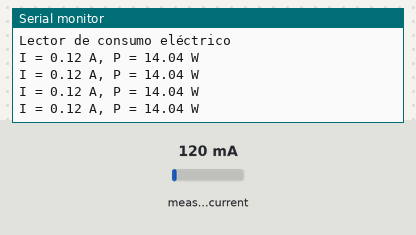
Bench run of a sketch on a simulated Arduino Uno, built with avr-gcc and run on an emulated ATmega328P. Parts: the last lines printed to the serial monitor. Inputs (shaded band) come from the test bench; at power-on: measured current 120 mA.

Above: at 1.4 s.
1.5 s: measured current set to 40 mA
At 1.71 s:
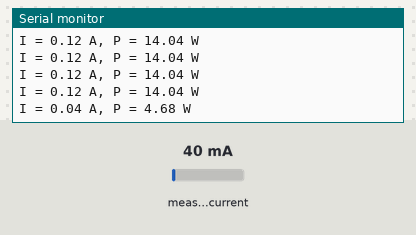
4.5 s: measured current set to 500 mA
At 4.7 s:
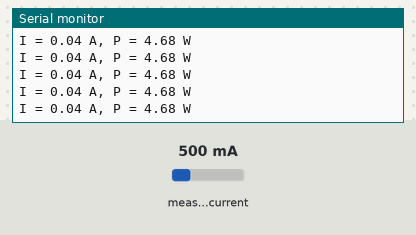
Timing chart, 0 to 7.5 s (numbered marks = the images above; inputs shaded):
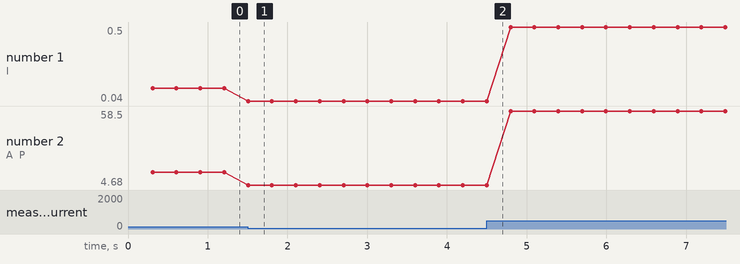

The sketch:

sensor_medidor_de_corriente2.ino
```cpp
#include "EmonLib.h"

#define RatioTC 2000
#define ResCarga 91
#define VoltajeLinea 117

EnergyMonitor emon1;

/**
 * Configuración. Sólo se ejecuta la primera vez que se inicia el dispositivo
 */
void setup() {
    Serial.begin(115200);
    delay(10);
    Serial.println("");
    Serial.println("");
    Serial.println("Lector de consumo eléctrico");

    // Indicamos dónde está conectado el sensor de corriente (pin analógico A0) y el factor de calibración.
    emon1.current(A0, RatioTC / ResCarga);
}

/**
 * Bucle infinito que se ejecuta constantemente
 */
void loop() {

    // Calculamos la corriente efectiva indicando el número de muestras a tomar de la entrada analógica.
    double Irms = emon1.calcIrms(2480);

    Serial.print("I = ");
    Serial.print(Irms);
    Serial.print(" A, P = ");

    // Potencia efectiva = corriente efectiva * voltaje de línea
    Serial.print(Irms * VoltajeLinea);
    Serial.println(" W");


    //delay(1000);
}
```

Measured:
- after the input at 1.5 s, the serial monitor: prints a new line at once (image 1)
- plotted number 1: 0.12 → 0.04 after the input at 1.5 s, 0.04 → 0.5 after the input at 4.5 s
- plotted number 2: 14.04 → 4.68 after the input at 1.5 s, 4.68 → 58.5 after the input at 4.5 s
